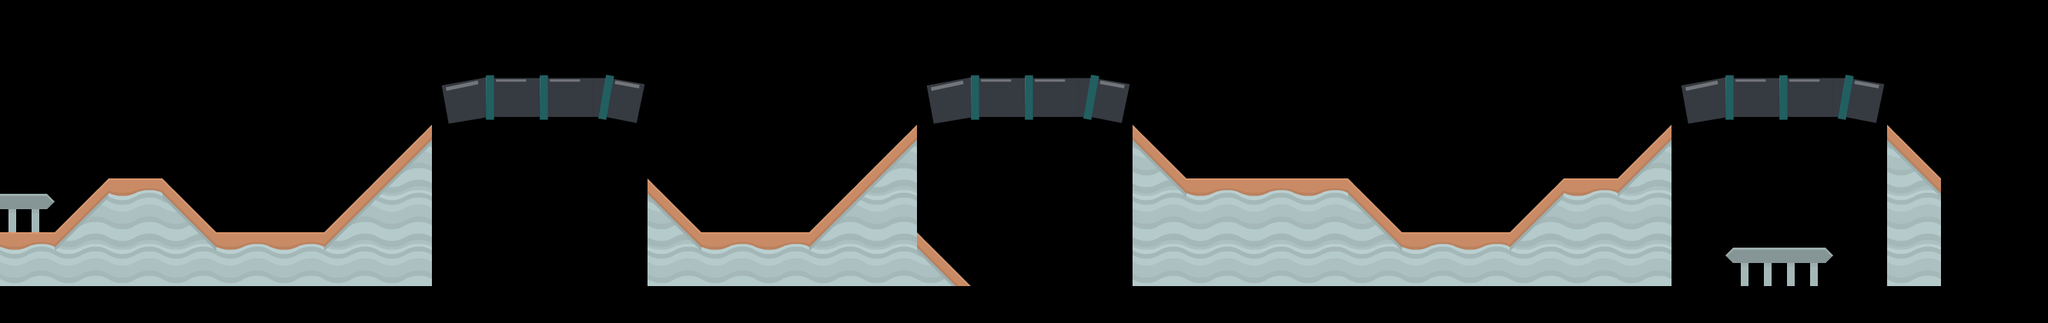

Below is a game level as drawn by its tile map, then a one-line description and the .tmx file that defines it, in full:
An orthogonal 38x6 tile map with 70x70 px tiles, 1 tile layer (platform), 2 tilesets and 7 objects.

<map version="2017.05.26" orientation="orthogonal" renderorder="right-down" width="38" height="6" tilewidth="70" tileheight="70" nextobjectid="10">
 <properties>
  <property name="wheelX" type="" value="" />
  <property name="wheelY" value="20" />
  <property name="xList" type="" value="" />
 </properties>
 <tileset firstgid="1" name="platformTiles" tilewidth="70" tileheight="70" tilecount="112" columns="14">
  <image source="../world2/platform.png" width="980" height="560" />
 </tileset>
 <tileset firstgid="113" name="tubeTiles" tilewidth="70" tileheight="70" tilecount="3" columns="3">
  <image source="../world2/tube.png" width="210" height="70" />
 </tileset>
 <layer name="platform" width="38" height="6" offsetx="-139.394" offsety="-48.4848">
  <data encoding="csv">
0,0,0,0,0,0,0,0,0,0,0,0,0,0,0,0,0,0,0,0,0,0,0,0,0,0,0,0,0,0,0,0,0,0,0,0,0,0,
0,0,0,0,0,0,0,0,0,0,0,0,0,0,0,0,0,0,0,0,0,0,0,0,0,0,0,0,0,0,0,0,0,0,0,0,0,0,
0,0,0,0,0,0,0,0,0,0,113,114,114,115,0,0,0,0,0,113,114,114,115,0,0,0,0,0,0,0,0,0,0,113,114,114,115,0,
0,0,0,0,0,0,0,0,0,7,0,0,0,0,0,0,0,0,7,0,0,0,0,6,0,0,0,0,0,0,0,0,7,0,0,0,0,6,
6,87,89,7,3,6,0,0,7,21,0,0,0,0,6,0,0,7,21,0,0,0,0,20,3,3,3,6,0,0,7,3,21,0,0,0,0,20,
20,3,3,21,5,20,3,3,21,5,0,0,0,0,20,3,3,21,5,6,0,0,0,5,5,5,5,20,3,3,21,5,5,0,87,89,0,5
</data>
 </layer>
 <objectgroup name="platformCollide" offsetx="-140" offsety="-48">
  <object id="3" x="0" y="284">
   <polyline points="-1.33333,-6 70,65.5 211.5,65.5 281,-5 349.758,-4.51515 420.167,65.0833 559.813,65.5625 700.417,-74.25 700.394,134.977 980.119,135.358 980.098,-4.012 1051.56,66.0564 1190.71,64.7292 1259.69,-4.02083 1330.59,-74.6042 1330.58,65.6402 1399.92,134.957 1610.53,135.436 1610.58,-74.1581 1680.51,-3.63768 1889.75,-3.75 1960,66.5 2100.25,66.1667 2170.83,-4.25 2240.63,-4.52273 2310.25,-73.5833 2310.49,135.25 2590.17,135.396 2590.66,-74.8333 2660,-4.75 2659.75,135.75 0,136 -4,-12" />
  </object>
  <object id="4" x="722.115" y="206.818">
   <polyline points="0,0 47.5,-8 193.5,-8 205.5,-8 245,0" />
  </object>
  <object id="5" x="713.955" y="158.485">
   <polyline points="0,0 57.3333,-10.3333 126.667,-10 212,-9.66667 224,-8.66667 263.667,-2" />
  </object>
  <object id="6" x="1349.24" y="207.5">
   <polyline points="0,0 47.5,-8 193.5,-8 205.5,-8 245,0" />
  </object>
  <object id="7" x="1341.08" y="159.167">
   <polyline points="0,0 57.3333,-10.3333 126.667,-10 212,-9.66667 224,-8.66667 263.667,-2" />
  </object>
  <object id="8" x="2331.36" y="206.939">
   <polyline points="0,0 47.5,-8 193.5,-8 205.5,-8 245,0" />
  </object>
  <object id="9" x="2323.2" y="158.606">
   <polyline points="0,0 57.3333,-10.3333 126.667,-10 212,-9.66667 224,-8.66667 263.667,-2" />
  </object>
 </objectgroup>
</map>
